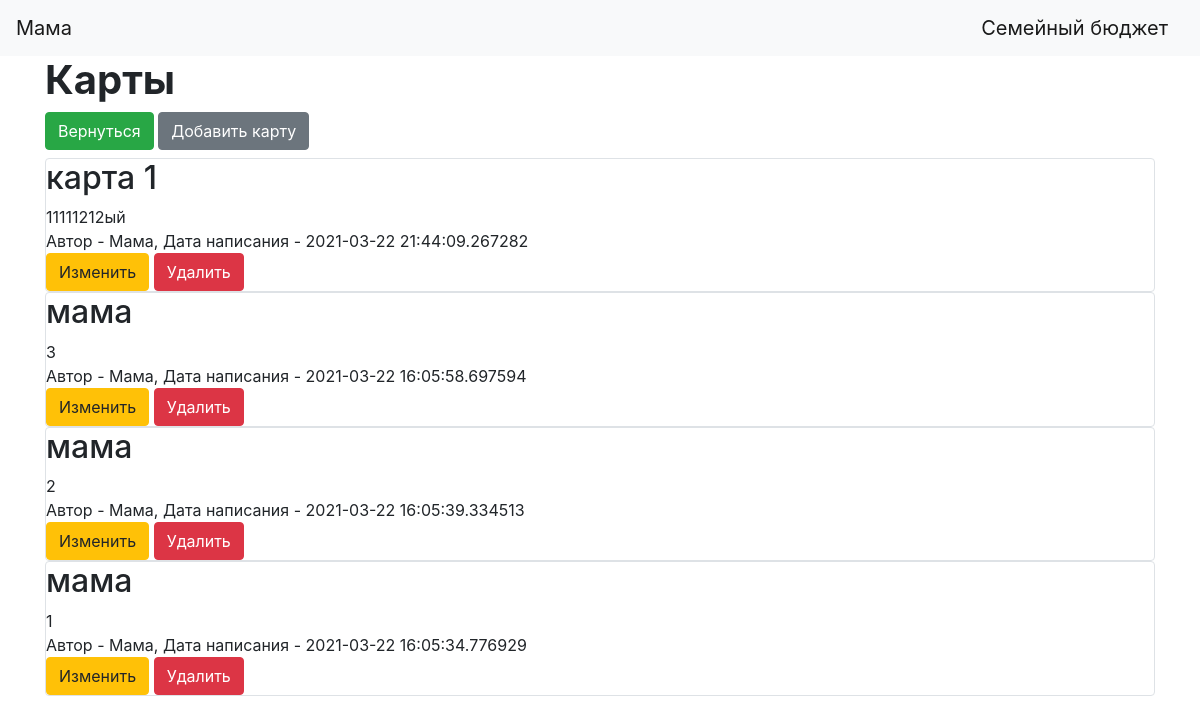
The app's page /cards_table (signed in), older data.
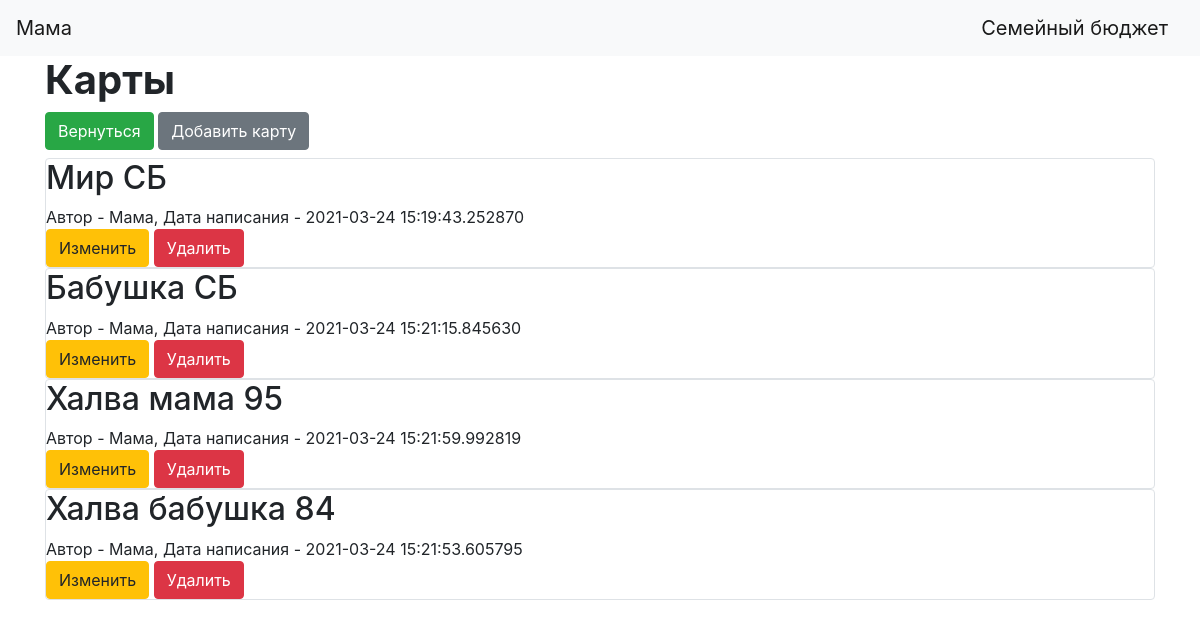
The same page, newer data.
### data/users.py (models this page shows, shortened)
class User(SqlAlchemyBase, UserMixin):
    __tablename__ = 'users'
    id = sqlalchemy.Column(sqlalchemy.Integer,
                           primary_key=True, autoincrement=True)
    name = sqlalchemy.Column(sqlalchemy.String, nullable=True)
    email = sqlalchemy.Column(sqlalchemy.String,
                              index=True, unique=True, nullable=True)
    hashed_password = sqlalchemy.Column(sqlalchemy.String, nullable=True)
    created_date = sqlalchemy.Column(sqlalchemy.DateTime,
                                     default=datetime.datetime.now)
    cards = orm.relation("Cards", back_populates='user')
    type_of_operation = orm.relation('Type_of_operation', back_populates='user')
    owner_money = orm.relation("Owner_money", back_populates='user')
    resource = orm.relation("Resource", back_populates='user')
    operations = orm.relation('Operations', back_populates='user')

### data/cards.py (models this page shows)
class Cards(SqlAlchemyBase):
    __tablename__ = 'cards'
    id = sqlalchemy.Column(sqlalchemy.Integer,
                           primary_key=True, autoincrement=True)
    title = sqlalchemy.Column(sqlalchemy.String, nullable=True)
    content = sqlalchemy.Column(sqlalchemy.String, nullable=True)
    created_date = sqlalchemy.Column(sqlalchemy.DateTime,
                                     default=datetime.datetime.now)
    user_id = sqlalchemy.Column(sqlalchemy.Integer,
                                sqlalchemy.ForeignKey("users.id"))
    user = orm.relation('User')

### main.py (the view)
@app.route('/cards_table')
def get_cards_table():
    db_sess = db_session.create_session()
    cards = db_sess.query(Cards).filter(Cards.user_id == current_user.id)
    return render_template("cards_table.html", cards=cards)

### data/db_session.py (called while the page is built)
def create_session() -> Session:
    global __factory
    return __factory()

### main.py (called while the page is built)
@login_manager.user_loader
def load_user(user_id):
    db_sess = db_session.create_session()
    return db_sess.query(User).get(user_id)

### templates/cards_table.html (shortened to what this page needs)
{% extends "base.html" %}
{% block content %}
<h1><b>Карты</b></h1>
<a href="/" class="btn btn-success">Вернуться</a>
<a href="cards" class="btn btn-secondary">Добавить карту</a>
{% for item in cards[::-1]%}
<div class="col-md6 border rounded">
    <h2>{{item.title}}</h2>
    <div>
        {{item.content}}
    </div>
    <div>
        Автор - {{item.user.name}}, Дата написания - {{item.created_date}}
    </div>
    {% if current_user.is_authenticated and current_user == item.user %}
    <div>
        <a href="/cards/{{ item.id }}" class="btn btn-warning">
            Изменить
        </a>
        <a href="/cards_delete/{{ item.id }}" class="btn btn-danger">
            Удалить
        </a>
    </div>
{% endif %}
</div>
{% endfor %}
{% endblock %}

### templates/base.html (shortened to what this page needs)
<!doctype html>
<html lang="en">
<head>
    <link rel="stylesheet"
          href="https://stackpath.bootstrapcdn.com/bootstrap/4.4.1/css/bootstrap.min.css"
>
</head>
<body>
<header>
    <nav class="navbar navbar-light bg-light">
        {% if current_user.is_authenticated %}
    <a class="navbar-brand" href="/logout">{{ current_user.name }}</a>
{% else %}
    <p>
        <a class="btn btn-primary " href="/register">Зарегистрироваться</a>
        <a class="btn btn-success" href="/login">Войти</a>
    </p>
{% endif %}
        <a class="navbar-brand" href="/">Семейный бюджет</a>
    </nav>
</header>
<main role="main" class="container">
    {% block content %}{% endblock %}
</main>
</body>
</html>

Row changes from the older to the newer data that the page shows:
removed Cards: title "карта 1", content "11111212ый", user.name "Мама", created_date "2021-03-22 21:44:09.267282"
removed Cards: title "мама", content "3", user.name "Мама", created_date "2021-03-22 16:05:58.697594"
removed Cards: title "мама", content "1", user.name "Мама", created_date "2021-03-22 16:05:34.776929"
added Cards: title "Мир СБ", user.name "Мама", created_date "2021-03-24 15:19:43.252870"
added Cards: title "Бабушка СБ", user.name "Мама", created_date "2021-03-24 15:21:15.845630"
changed Cards: title "мама" → "Халва мама 95"; created_date "2021-03-22 16:05:39.334513" → "2021-03-24 15:21:59.992819"; content "2" → (not shown)
added Cards: title "Халва бабушка 84", user.name "Мама", created_date "2021-03-24 15:21:53.605795"
